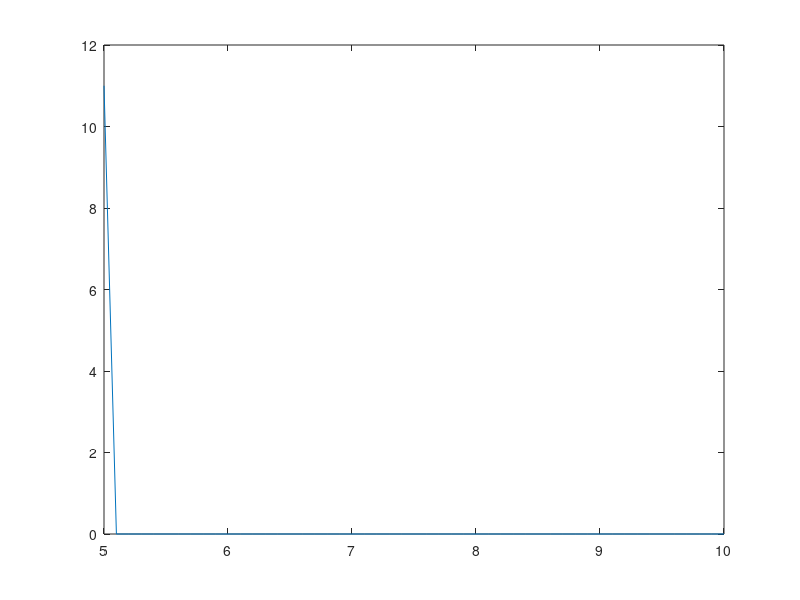

Write the MATLAB code that produced this figure. (Note: this script raises an error after producing the figure.)
x = (5:0.1:10);
y = zeros(size(x));
for i = 1:size(y)
   y(i) = 2*x(i) + 1; 
end

plot(x,y);

%% Exercise 2.1
[Ox1 , Oy1] = gaussian1d(-1,1);
[Ox2 , Oy2] = gaussian1d(0,2);
[Ox3 , Oy3] = gaussian1d(2,3);

subplot(1,3,1)
plot(Ox1, Oy1,'r');
subplot(1,3,2)
plot(Ox2, Oy2,'b');
subplot(1,3,3)
plot(Ox3, Oy3,'g');


%% Exercise 2.2
mu = [1 2];
sigma = [0.3 0.2; 0.2 0.2];
R = chol(sigma,'lower');
z = repmat(mu,100,1) + randn(100,2)*R;
plot(z(:,1),z(:,2),'.');
